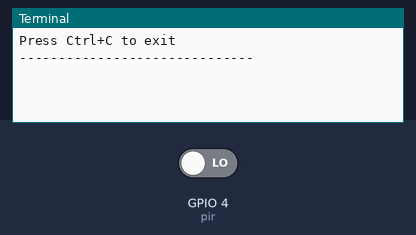
The program below on a simulated Raspberry Pi (BCM pin numbers). Shown: the last lines printed to the terminal. The test bench sets the inputs (shaded band); at power-on: GPIO 4 (pir) LOW.

Above: at 1.2 s.
1.3 s: GPIO 4 (pir) driven HIGH
At 1.7 s:
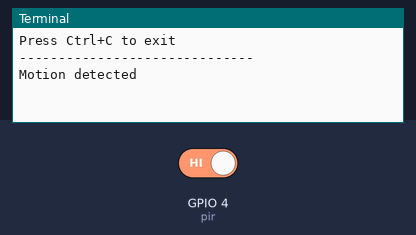
2.8 s: GPIO 4 (pir) driven LOW
At 4.0 s:
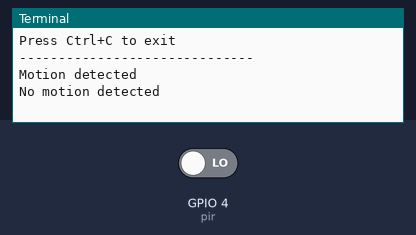

Measured:
- after the input at 1.3 s, the terminal: prints a new line at once (image 1)
- after the input at 2.8 s, the terminal: prints a new line at once (image 2)

The program:

libgpiod_3_pir.py
```python
# libgpiod_3_pir.py

from signal import pause
from gpiozero import MotionSensor
from gpiozero.pins.native import NativeFactory

remote_factory = NativeFactory(
        host='192.168.137.30',
        user='pi',
        password='12345678'
    )

pir = MotionSensor(4, pin_factory=remote_factory)

def motion_detected():
    print('Motion detected')

def no_motion_detected():
    print('No motion detected')

pir.when_motion = motion_detected
pir.when_no_motion = no_motion_detected

print('Press Ctrl+C to exit')
print('-'*30)

try:
    pause()

except KeyboardInterrupt:
    print('Stopped by Ctrl+C.')
except Exception as err:
    print(f'Error : {err}')

finally:
    pir.close()         # Optional
    remote_factory.close()
```
